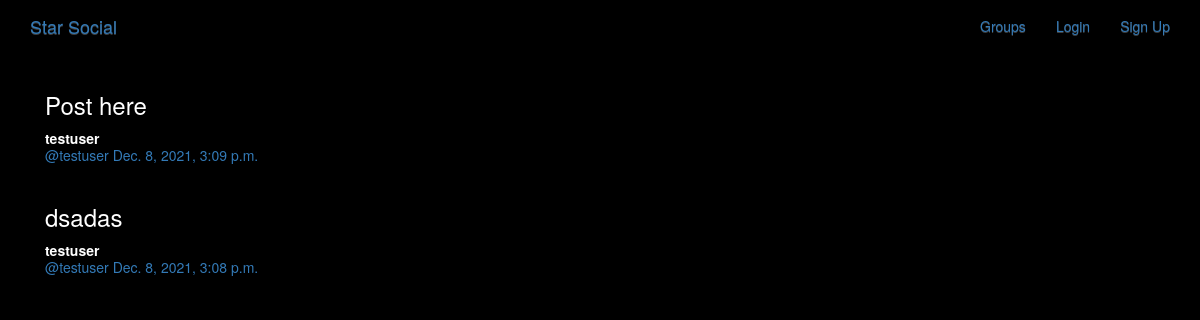
/posts/, run on the app's committed database.
### posts/models.py (models this page shows, shortened)
class Post(models.Model):
    user = models.ForeignKey(User, related_name="posts",on_delete=models.CASCADE)
    created_at = models.DateTimeField(auto_now=True)
    message = models.TextField()
    message_html = models.TextField(editable=False)
    group = models.ForeignKey(Group, related_name="posts",null=True, blank=True,on_delete=models.CASCADE)
    class Meta:
        ordering = ["-created_at"]
        unique_together = ["user", "message"]

### posts/views.py (the view)
class PostList(SelectRelatedMixin, generic.ListView):
    model = models.Post
    select_related = ("user", "group")

### posts/templates/posts/post_list.html (shortened to what this page needs)
{% extends "posts/post_base.html" %}
{% block post_content %}
<div class="col-md-8">
	{% for post in post_list %}
  {% include "posts/_post.html" %}
	{% endfor %}
</div>
{% endblock %}

### posts/templates/posts/_post.html (shortened to what this page needs)
<div class="post media">
	<h3>{{ post.message_html|safe }}</h3>
	<div class="media-body">
		<strong>{{ post.user.username }}</strong>
		<h5 class="media-heading">
			<span class="username"><a href="{% url 'posts:for_user' username=post.user.username %}">@{{ post.user.username }}</a></span>
			<time class="time"><a href="{% url 'posts:single' username=post.user.username pk=post.pk %}">{{ post.created_at }}</a></time>
		</h5>
	</div>
</div>

### static/social/css/master.css (style rules this page uses)
body { margin: 0; overflow: hidden; background-color: black; color:white; }

### data on the page
Post: message_html "Post here", user.username "testuser", created_at "Dec. 8, 2021, 3:09 p.m."
Post: message_html "dsadas", user.username "testuser", created_at "Dec. 8, 2021, 3:08 p.m."
